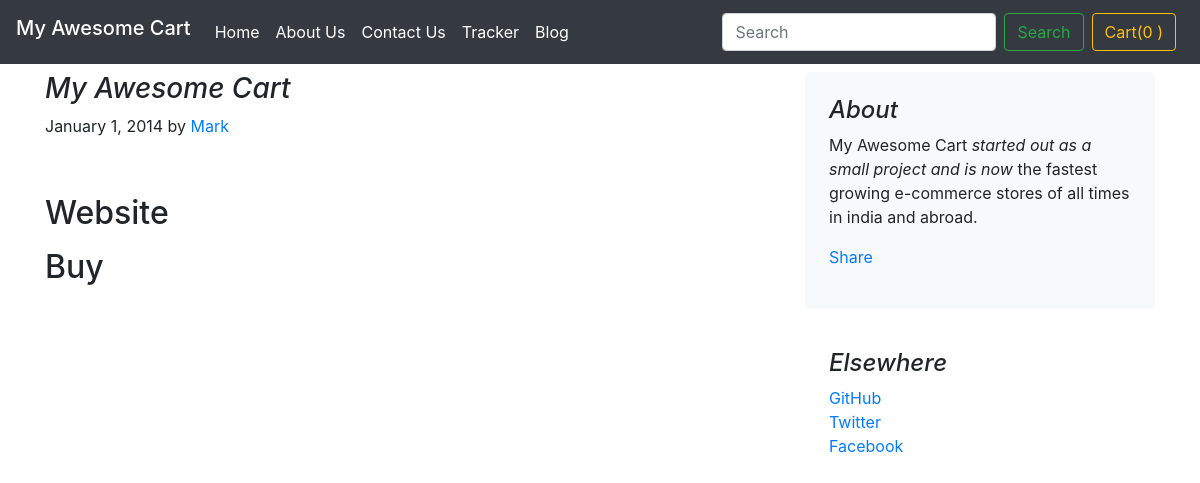
The page /blog/blogpost/1 on the database its author committed.
### blog/models.py (models this page shows, shortened)
class Blogpost(models.Model):
    post_id= models.AutoField(primary_key=True)
    title= models.CharField(max_length=5000, default=" ")
    head0=models.CharField(max_length=500, default=" ")
    content_head0=models.CharField(max_length=5000, default=" ")
    head1=models.CharField(max_length=500, default=" ")
    content_head1=models.CharField(max_length=5000, default=" ")
    head2=models.CharField(max_length=500, default=" ")
    content_head2=models.CharField(max_length=5000, default=" ")
    pub_date=models.DateField()
    thumbnail = models.ImageField(upload_to='shop/image', default=" ")

### blog/views.py (the view)
# urls.py: path("blogpost/<int:id>",views.blogpost, name="BlogPost")
def blogpost(request,id):
    post = Blogpost.objects.filter(post_id=id)[0]
    return render(request , 'blog/blogpost.html',{'post':post})

### blog/templates/blog/blogpost.html (shortened to what this page needs)
{% extends 'blog/basic.html' %}
{% block body %}
<div class="container">
    <div class="row mt-4">
        <div class="col-md-8 blog-main">
            <h3 class="font-italic">
                {{post.title}}
            </h3>
            <div class="blog-post">
                <p class="blog-post-meta">January 1, 2014 by <a href="#">Mark</a></p>
                <div class="fb-like" data-href="http://127.0.0.1:8000/blog/blogpost/{{post.post_id}}" data-layout="standard" data-action="like" data-size="large" data-show-faces="false" data-share="true"></div><br>
                <h2>{{post.head1}}</h2>
                <h2>{{post.head2}}</h2>
            </div>
        </div>
        <aside class="col-md-4 blog-sidebar">
            <div class="p-4 mb-3 bg-light rounded">
                <h4 class="font-italic">About</h4>
                <p class="mb-0">My Awesome Cart <em>started out as a small project and is now</em> the fastest growing e-commerce stores of all times in india and abroad.</p>
                <div class="my-3 fb-share-button" data-href="http://127.0.0.1:8000/blog/blogpost/{{post.post_id}}" data-layout="button_count" data-size="large"><a target="_blank" href="https://www.facebook.com/sharer/sharer.php?u=http%3A%2F%2F127.0.0.1%3A8000%2Fblog%2Fblogpost%2F4&src=sdkpreparse" class="fb-xfbml-parse-ignore">Share</a></div>
            </div>
            <div class="p-4">
                <h4 class="font-italic">Elsewhere</h4>
                <ol class="list-unstyled">
                    <li><a href="#">GitHub</a></li>
                    <li><a href="#">Twitter</a></li>
                    <li><a href="#">Facebook</a></li>
                </ol>
            </div>
        </aside>
    </div>
</div>
{% endblock %}

### rows shown on the page
Blogpost: title "My Awesome Cart", head1 "Website", head2 "Buy"
